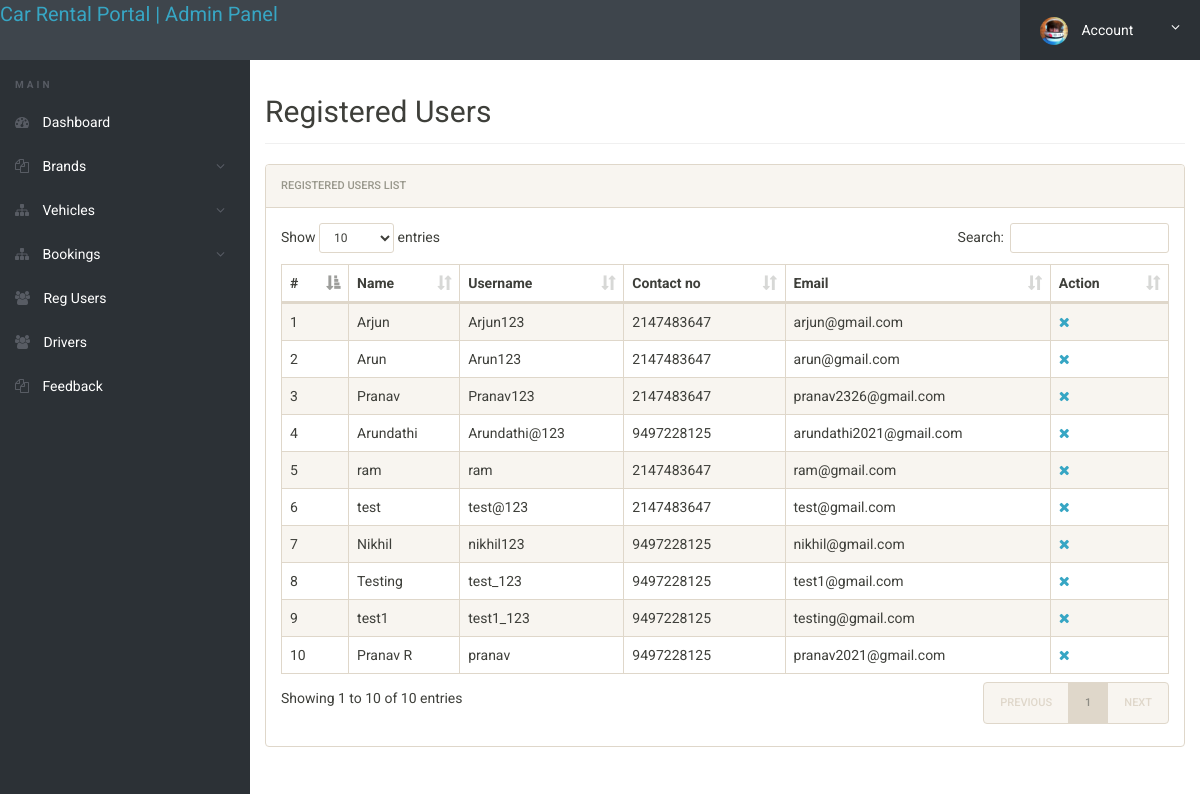
The page /admin/reg-users.php (signed in) on the database its author committed.
### tables this page shows
CREATE TABLE IF NOT EXISTS `register` (
  `userid` int NOT NULL AUTO_INCREMENT,
  `name` text NOT NULL,
  `username` varchar(50) NOT NULL,
  `phonenumber` varchar(15) DEFAULT NULL,
  `email` varchar(50) NOT NULL,
  `password` varchar(260) NOT NULL,
  `confirmpassword` varchar(50) NOT NULL,
  `role` varchar(50) NOT NULL DEFAULT 'user',
  PRIMARY KEY (`userid`)
);

### admin/reg-users.php (the view, shortened to what this page needs)
<?php
include 'C:\wamp64\www\vehicle\database.php';
?>
<!doctype html>
<html lang="en" class="no-js">
<head>
    <link rel="stylesheet" href="css/font-awesome.min.css">
    <link rel="stylesheet" href="css/bootstrap.min.css">
    <link rel="stylesheet" href="css/dataTables.bootstrap.min.css">
    <link rel="stylesheet" href="css/bootstrap-social.css">
    <link rel="stylesheet" href="css/bootstrap-select.css">
    <link rel="stylesheet" href="css/fileinput.min.css">
    <link rel="stylesheet" href="css/awesome-bootstrap-checkbox.css">
    <link rel="stylesheet" href="css/style.css">
</head>
<body>
    <?php include('includes/header.php'); ?>
    <div class="ts-main-content">
        <?php include('includes/leftbar.php'); ?>
        <div class="content-wrapper">
            <div class="container-fluid">
                <div class="row">
                    <div class="col-md-12">
                        <h2 class="page-title">Registered Users</h2>
                        <div class="panel panel-default">
                            <div class="panel-heading">Registered Users List</div>
                            <div class="panel-body">
                                <table id="zctb" class="display table table-striped table-bordered table-hover" cellspacing="0" width="100%">
                                    <thead>
                                        <tr>
                                            <th>#</th>
                                            <th>Name</th>
                                            <th>Username</th>
                                            <th>Contact no</th>
                                            <th>Email</th>
                                            <th>Action</th>
                                        </tr>
                                    </thead>
                                    <tbody>
                                        <?php
                                        $sql = "SELECT * FROM register";
                                        $result = $conn->query($sql);
                                        $cnt = 1;
                                        while ($row = $result->fetch_assoc()) {
                                        ?>
                                            <tr>
                                                <td><?php echo htmlentities($cnt); ?></td>
                                                <td><?php echo htmlentities($row['name']); ?></td>
                                                <td><?php echo htmlentities($row['username']); ?></td>
                                                <td><?php echo htmlentities($row['phonenumber']); ?></td>
                                                <td><?php echo htmlentities($row['email']); ?></td>
                                                <td>
                                                    <a href="?del=<?php echo htmlentities($row['userid']); ?>" onclick="return confirm('Are you sure you want to delete?');"><i class="fa fa-close"></i></a>
                                                </td>
                                            </tr>
                                        <?php
                                            $cnt++;
                                        }
                                        ?>
                                    </tbody>
                                </table>
                            </div>
                        </div>
                    </div>
                </div>
            </div>
        </div>
    </div>
</body>
</html>

### admin/css/style.css (style rules this page uses)
html { font-size: 14px; }
@media only screen and (min-width: 480px) { html { font-size: 17px; } }
@media only screen and (min-width: 768px) { html { font-size: 14px; } }
body { font-size: 1em; }
a { color: #37a6c4; }
.panel { overflow: hidden; }
.page-title { padding-bottom: 15px; margin-bottom: 20px; border-bottom: 1px solid #f0f0f0; }
.ts-main-content .content-wrapper { padding-top: 15px; margin-top: 60px; }
@media only screen and (min-width: 992px) { .ts-main-content .content-wrapper { margin-left: 250px; } }

### rows shown on the page
register: name "Arjun", username "Arjun123", phonenumber "2147483647", email "arjun@gmail.com"
register: name "Arun", username "Arun123", phonenumber "2147483647", email "arun@gmail.com"
register: name "Pranav", username "Pranav123", phonenumber "2147483647", email "pranav2326@gmail.com"
register: name "Arundathi", username "Arundathi@123", phonenumber "9497228125", email "arundathi2021@gmail.com"
register: name "ram", username "ram", phonenumber "2147483647", email "ram@gmail.com"
register: name "test", username "test@123", phonenumber "2147483647", email "test@gmail.com"
register: name "Nikhil", username "nikhil123", phonenumber "9497228125", email "nikhil@gmail.com"
register: name "Testing", username "test_123", phonenumber "9497228125", email "test1@gmail.com"
register: name "test1", username "test1_123", phonenumber "9497228125", email "testing@gmail.com"
register: name "Pranav R", username "pranav", phonenumber "9497228125", email "pranav2021@gmail.com"
